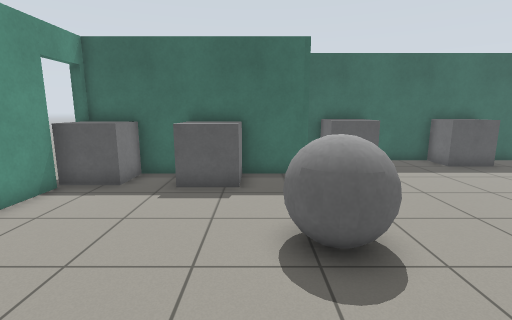
view 1 (above)

21 first-person views from a walk through a robot-simulator world made for Gazebo. The camera is 1.2 m above the floor, tilts 10° down and sees 85° across. The floor is counted in squares, 0.5 m on a side. Each view is taken from the middle of a square. On the plan, view 1 faces up. The plan holds only what a view shows up to about 18 squares ahead; the rest is blank. The place goes on beyond the plan. The robots in the file are not drawn.

view 2
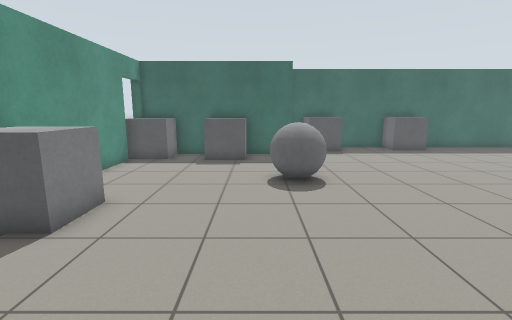

view 3
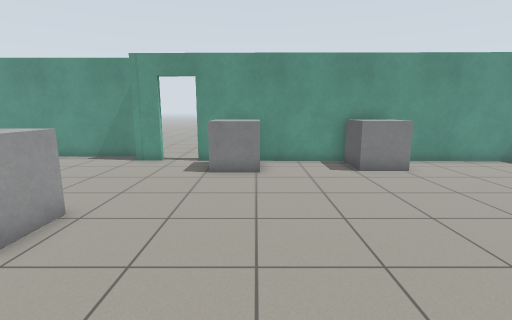

view 4
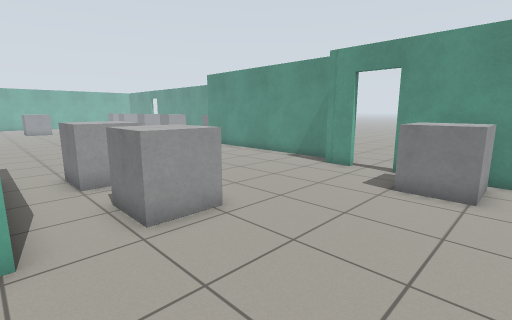

view 5
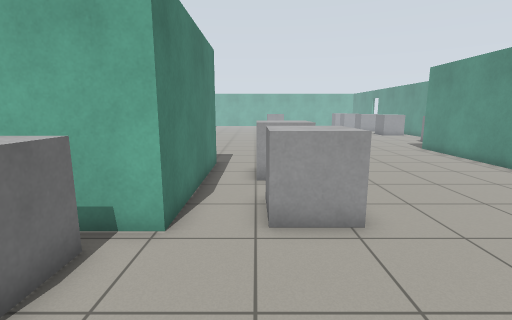

view 6
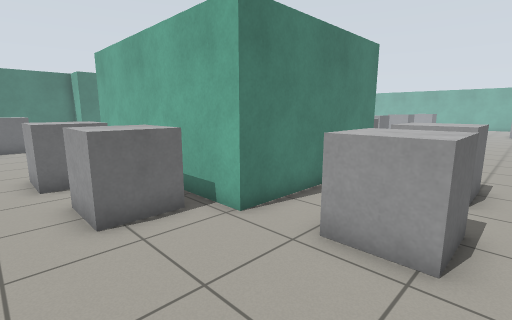

view 7
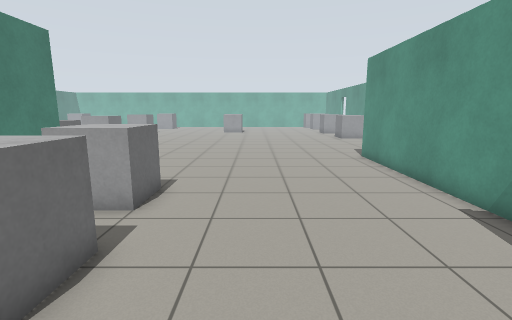

view 8
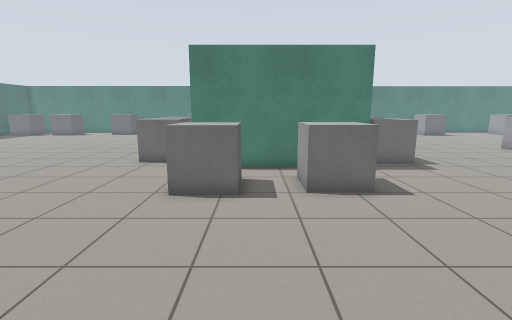

view 9
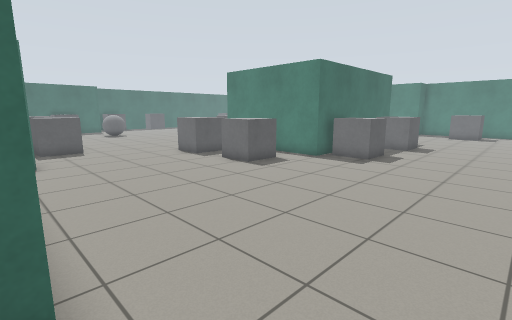

view 10
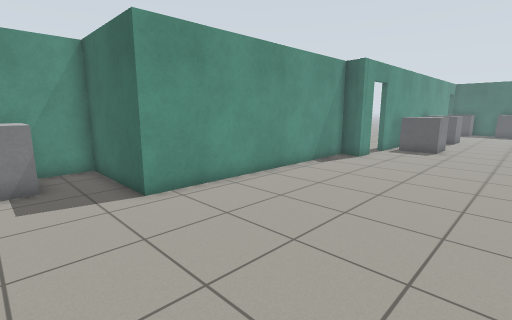

view 11
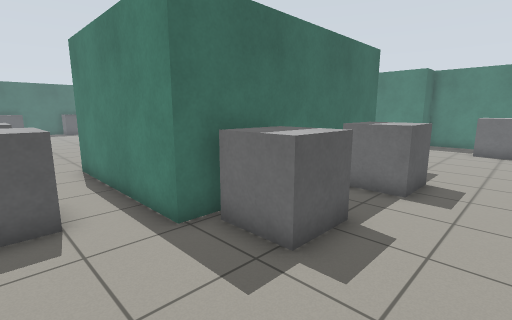

view 12
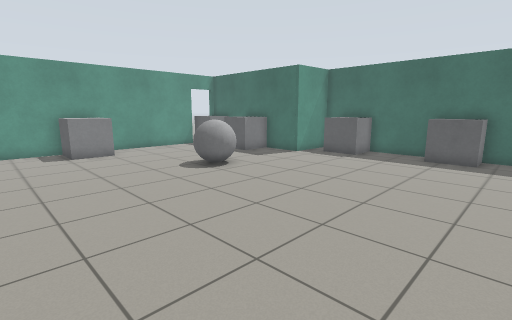

view 13
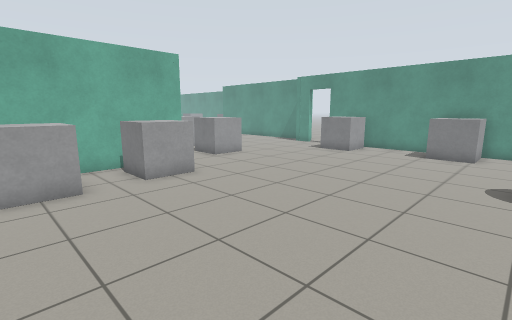

view 14
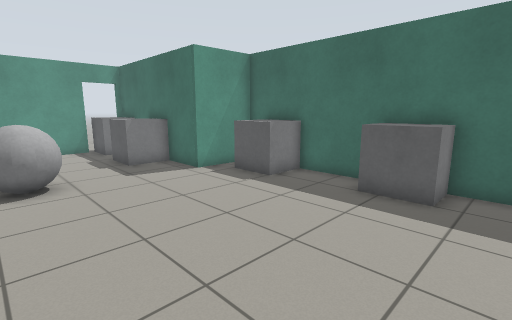

view 15
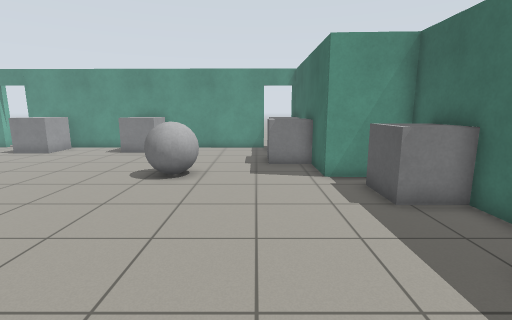

view 16
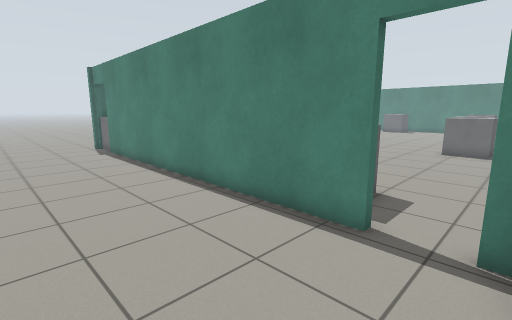

view 17
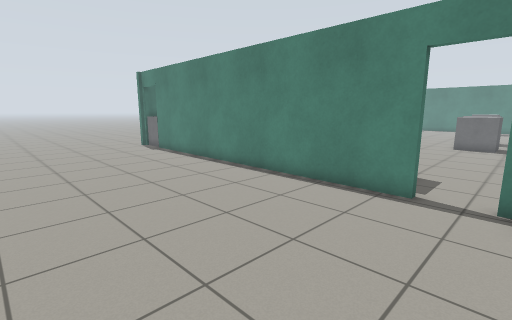

view 18
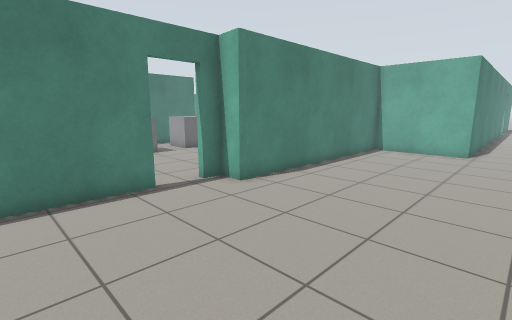

view 19
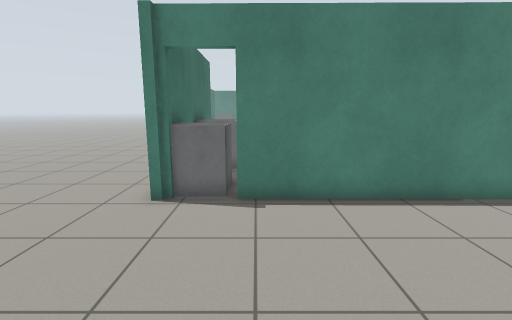

view 20
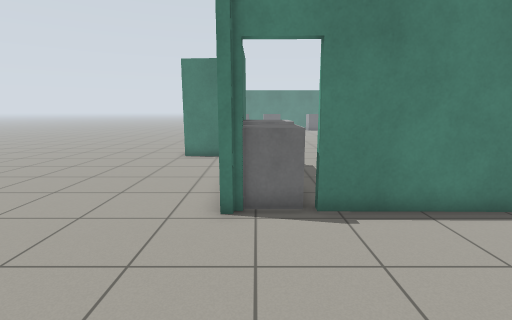

view 21
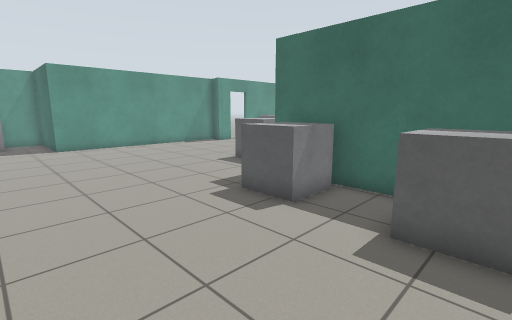

### Floor plan
Points are (right, up) in squares from view 1. A wall is a line through its corners. A room is listed if a view was taken in it or the views show most of it. See-through windows are left out.
Room 1 (views 1, 2, 3, 4, 5, 6, 7, 8, 9, 10, 11, 12, 13, 14, 15, 21)
walls: (-6.7, -8.6) (-6.4, -8.6) (-6.4, -9.7) (-7.6, -9.6) (-7.7, -20.8) (-12.4, -20.8) (-12.4, -23.5); (-6.3, -0.3) (-6.4, -6.8) (-6.7, -6.8); (12.5, -15.8) (4.8, -15.8) (4.8, -8.3) (12.5, -8.3); (-6.6, 8.5) (-6.3, 8.5) (-6.3, 2.4); (12.5, 13.5) (2.1, 13.5) (2, 10.5) (-6.8, 10.5)
ways out: open door at (-7, 9.5) to room 2; open door at (-6.7, -7.7) to room 2
objects: grey box (-12, -24) to (-10, -23); grey box (-6, -6) to (-4, -4); grey box (-6, 0) to (-4, 2); grey box (-6, 9) to (-4, 10); grey box (-3, 9) to (-1, 10); grey box (1, -15) to (3, -13); grey box (1, -10) to (3, -8); grey ball (1, 4) to (2, 6); grey box (3, 12) to (5, 13); grey box (6, -18) to (8, -17); grey box (6, -7) to (8, -5); grey box (8, 12) to (10, 13); grey box (10, -19) to (12, -17); grey box (10, -7) to (12, -5)
Room 2 (views 16, 17, 18, 19, 20)
walls: (-6.7, -6.8) (-6.6, 8.5); (1.7, 11.9) (1.8, 13.9); (-12.7, -24.5) (-12.7, -20.5) (-8, -20.5) (-7.9, -9.3) (-6.7, -9.4)
ways out: open door at (-7, 9.5) to room 1; open door at (-6.7, -7.7) to room 1

Positions as (right, up) in squares from view 1, and headings:
1: (0, 0), facing up
2: (0, -5), facing up
3: (7, -4), facing left
4: (5, -3), facing down-left
5: (3, -3), facing down
6: (0, -4), facing down-right
7: (-2, -6), facing down
8: (-7, -11), facing right
9: (-8, -24), facing up-right
10: (0, -24), facing up-left
11: (2, -21), facing up-right
12: (12, -3), facing up-left
13: (12, 4), facing down-left
14: (12, 4), facing up-left
15: (12, 8), facing left
16: (-12, -9), facing up-right
17: (-15, -9), facing up-right
18: (-15, -3), facing down-right
19: (-14, 8), facing right
20: (-13, 10), facing right
21: (12, -24), facing up-left
